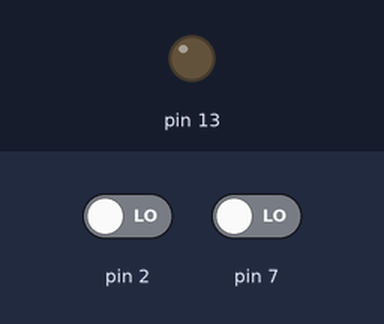
A sketch run on a simulated Arduino Uno, built with avr-gcc and run on an emulated ATmega328P. On the bench: output pins drawn as LEDs (lit = HIGH). Inputs (shaded band) come from the test bench; at power-on: pin 2 LOW, pin 7 LOW.

Above: at 0.1 s.
At 20.1 s:
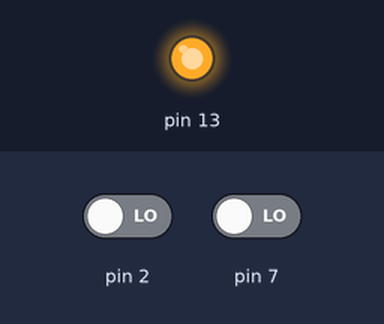
Timing chart, 0 to 21.6 s (numbered marks = the images above):
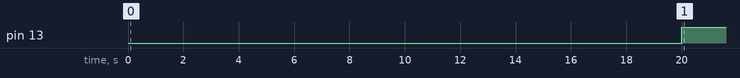

Measured:
- by itself, pin 13: LOW → HIGH at 20.0 s

The sketch:

sketch_jul01a.ino
```cpp
void setup()
{
  pinMode(7, INPUT);
  pinMode(13, OUTPUT);
  attachInterrupt(0, high, RISING);
}

void loop()
{
  unsigned long a = pulseIn(7, HIGH, 20000000);
  if(a == 0) digitalWrite(13, HIGH);
  else digitalWrite(13, LOW);
}

void high()
{
 digitalWrite(13, LOW);
}
```
